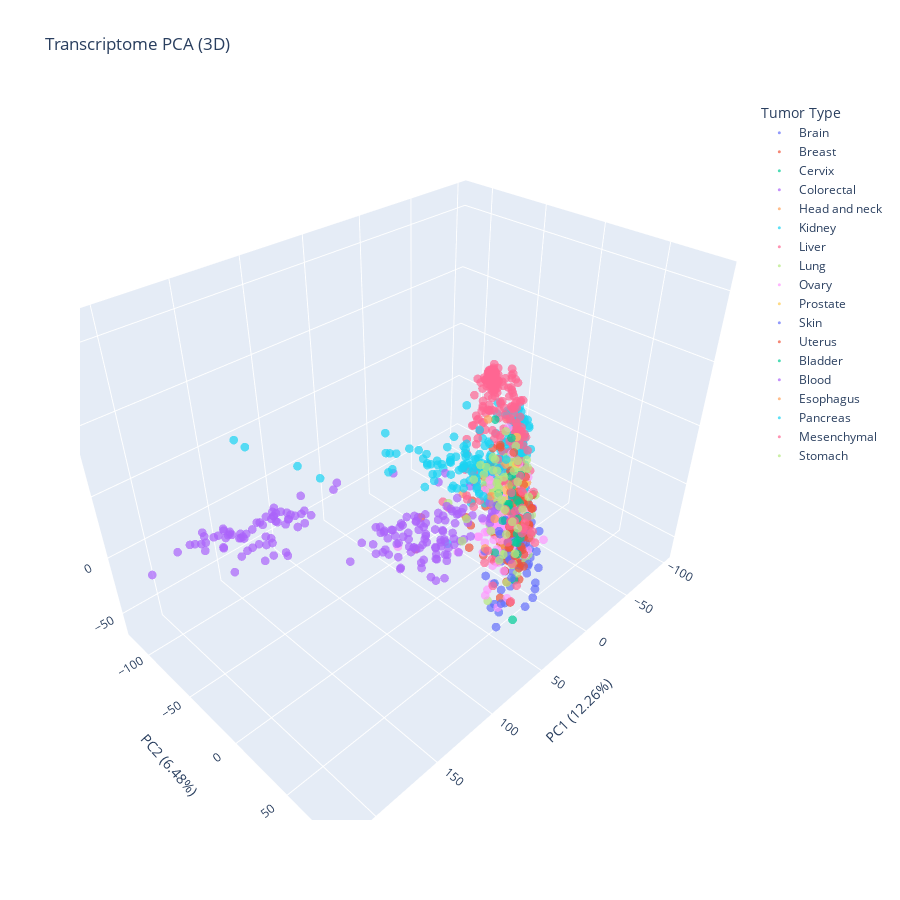

The notebook cell this image was saved under:
### Markdown cell above
Apparently the PCA can separate some blood cancer clusters, but has problems to separate other samples from a wide variety of primary tumor locations. Definetly, the implementation of PCA does not solve the problem at hand. We can try to include a third dimension, the third principal component.

### Code cell
# We can even use the third PC and do a 3D plot
n_components = 3
pca3D = PCA(n_components=n_components)
proj_data3D = pca3D.fit_transform(data)

# Print explained variance
print(f"Explained Variance Ratio: {pca3D.explained_variance_ratio_}")

pca3D_df = pd.DataFrame(
    data=proj_data3D, 
    columns=['PC1', 'PC2', 'PC3'], 
    index=expression_df.columns
)
pca3D_df['Tumor Type'] = labels

fig = px.scatter_3d(
    pca3D_df, 
    x='PC1', 
    y='PC2', 
    z='PC3',
    color='Tumor Type',
    title='Transcriptome PCA (3D)',
    hover_name=pca3D_df.index,
    labels={
        'PC1': f'PC1 ({pca3D.explained_variance_ratio_[0]:.2%})', 
        'PC2': f'PC2 ({pca3D.explained_variance_ratio_[1]:.2%})',
        'PC3': f'PC3 ({pca3D.explained_variance_ratio_[2]:.2%})'
    },
    width=900,
    height=900
)

# Adjust marker size and opacity for better visibility in 3D
fig.update_traces(marker=dict(size=3, opacity=0.7))

fig.show()
